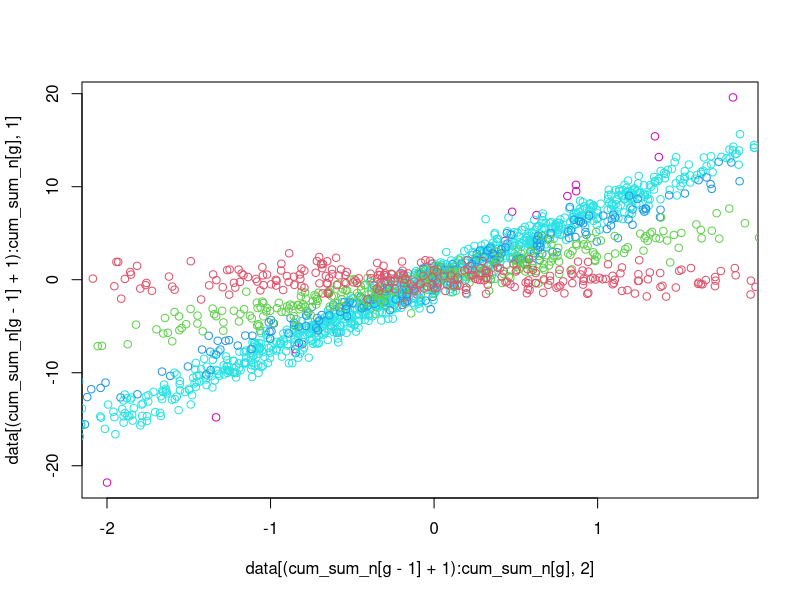
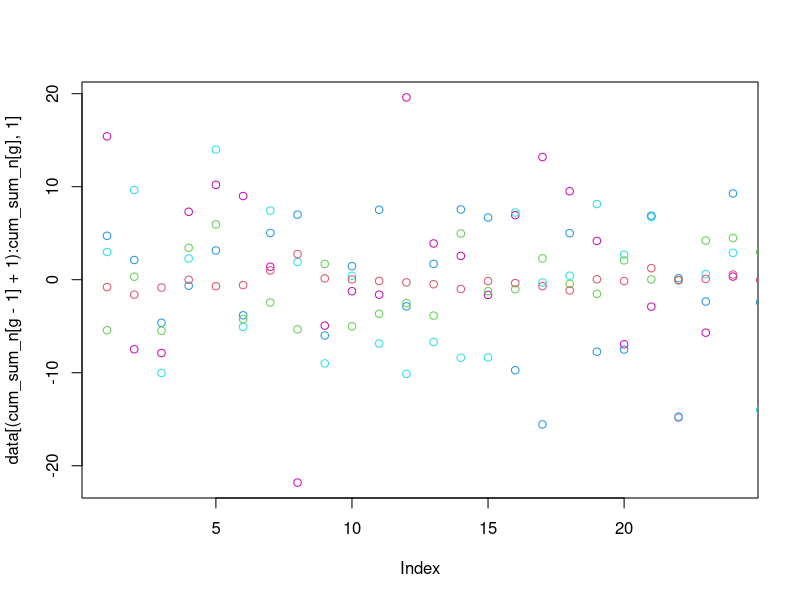

Generate these figures, in order, with R: (Note: this script raises an error after producing the figures.)
library("pscl")
library("MCMCpack")
library(mvtnorm)


change_value = function(xx, new_values){
  
  # function necessary for convertion of labels,
  # accordingly to the applied reordering principle

  zz <- xx
  for (ii in 1:max(xx)){
    zz[xx == ii] <- new_values[ii]}
  return(zz)
}


## generate the observations accordingly to the data generating process implied by the model 
# number of componets in the mixture
G <- 5

# length of time series is dependent on the lengths of individual components
# vector n records the lengths of the individual series; we draw them randomly
n <- round(runif(G) * 1000, 0)
#n <- rep(300, G)
# the total number of observations is implied by the length of the individual components
N <- sum(n)

## generate explanatory variables Xs for each of the G components in the mixture of regression models 

# Parameter telling how many explanatory variable there are in each equation;
# that is the maximal possible number of parameters, in practice the algorithm would be pointing at how many there should be
numXs <- 1

dimG <- rep(numXs, G)

# this artificial variable is necessary to know which parameters to choose from the vector of betas
cumDimG <- cumsum(dimG)

# We simulate N observation of the explanatory variables 
simData <- list()
for (g in 1:G){
  simData[[g]] <- matrix(rnorm(n[g] * dimG[g], 0, 1), n[g], dimG[g])
}

## define data generating process

# vector of beta parameters
betas <- (1:sum(dimG) * 2 ) + rnorm(sum(dimG),0,1)
#betas <-   rnorm(sum(dimG),0,2)

# lets keep them ordered properly
reorderWay <-  order(betas)
betas <- betas[reorderWay]
#betas <- abs(rnorm(sum(dimG), 0, 5))

# vector of sigma_g group specific parameters
sigmas <- rep(1, G) 

## simulate from the data generating process
# for every component of the regression mixture we need to select the variables which enter into the data generating process;
# define a list which will keep the indexes of those variables among 1:numXs
variable_selector = {}

# randomly select the variables that would be entering each regression component;
# the necessary indexes are sampled from multinomial distribution with equal probability (for each external variable)
for (g in 1:G){
  variable_selector[[g]] <- which(rmultinom(1, numXs, rep(1/numXs, numXs) ) > 0) }

# those indexes are applied in regression to appropriately select the variables
for (g in 1:G){
  y <- NULL
 
  print(betas[ (max(cumDimG[g-1],0) + 1) : cumDimG[g] ])
  
  for (i in 1:n[g]){
    # take appropriate parameters from the beta vector, accordingly to the values in variable selector
    y[i] <- rnorm(1, simData[[g]][i, variable_selector[[g]]] %*%
                    betas[ (max(cumDimG[g-1],0) + 1) : cumDimG[g] ][variable_selector[[g]]], sqrt(sigmas[g]) )    
  }
  simData[[g]] <- cbind(y, simData[[g]])
} 

# stack all data together and introduce a label for the true observations
z_true <- rep(NA, N, 1)
data <- NULL
for (g in 1:G){
  # stack the data component by component
  data <- rbind(data, simData[[g]])
  
  # attach the true labels to the respective observations
  z_true[((g-1) * n[g] + 1) : (g * n[g])] <- g
}

# plot join scatterplot
cum_sum_n <- cumsum(n)
cum_sum_n <- c(0, cum_sum_n)
for (g in (G+1):1){
    if (g==(G+1)){
      plot(data[ (cum_sum_n[g-1] + 1) : cum_sum_n[g], 2], data[ (cum_sum_n[g-1] + 1) : cum_sum_n[g], 1 ], col = g) 
    } else {
      if (g>1){
      points(data[ (cum_sum_n[g-1] + 1) : cum_sum_n[g] , 2], data[ (cum_sum_n[g-1] + 1) : cum_sum_n[g] , 1], col = g) }
      
    }
}

# plot the final dependent variable data only
for (g in (G+1):1){
  if (g==(G+1)){
    plot(data[ (cum_sum_n[g-1] + 1) : cum_sum_n[g], 1 ], col = g) 
  } else {
    if (g>1){
      points(data[ (cum_sum_n[g-1] + 1) : cum_sum_n[g] , 1], col = g) }
    
  }
}

## Priors
# priors for beta: we assume G components, and number of coefficinets accordingly to the number of parameters in the regression
muBeta <- matrix(0, G, numXs)

# priors for sigmaG
ag <- 3
bg <- 1/2
shSigma <- ag # shape parameter for inverted gamma
raSigma <- bg^(-1)

## initialization of the mcmc
# number of iterations in the MCMC chain
nSim <- 3000

# container for sampled beta parameters
mBeta <- array(NA, dim = c(nSim, numXs, G))

# draw the first beta for every group

# varaince of beta parameters is necessary to start sampling
VBeta <- diag(numXs) * 100
for (g in 1:G){
  # sample initial draw of beta from the prior 
  mBeta[1, ,g] <-  rmvnorm(1, (muBeta[g, ]), VBeta)
}

## probability of inclusion for each variable
probs <- array(NA, dim = c(nSim, numXs, G))
# at the beginning let us assume that all the variables are necessary as regressors
probs[1, , ] <- 1

# container for probability of inclusion for variables in the regression (this container is used to keep the probabilities in a temporary way)
probPro <- matrix(NA, numXs, 1)

# container for sigma2
mSigma2 <- matrix(NA, nSim, G)
# draw sigma, it is group specific
mSigma2[1,] <- rigamma(1, shSigma, raSigma)

# for pi, component probability (pi_g's) 
mPi <- matrix(NA, nSim, G)
# to draw fom the prior of pi we need to bring in the prior hyperparameters alpha's
alphaPrior <- n
# draw first value of p for every observation in the sample
mPi[1,] <- rdirichlet(1, alphaPrior)





# for zi
z <- matrix(NA, nSim, N*G)

# the group 
for (t in 1:(N*G)){
  z[1, t] <- which(rmultinom(1, 1, mPi[1,]) == 1)
}

# read in the data in the appropriate variables
X <- as.matrix(data[,2:(numXs+1)])
y <- as.matrix(data[,1])

# record the amounts of observations in each component
ng <- matrix(NA, nSim,G)
# for the first one we just assume they are equal
ng[1,] <- N * G / G

#hyperparameter for variable selection
tau <- sqrt(.0000001)
c <- sqrt(9/tau^2)
# prior probability for the value to be included in the regression
p <- 1/2

for (i in 2:nSim){
  if (i %% 100 == 0){print(i)}
  #print(i)
  
  for (t in 1:(N*G)){
    fig <- NULL
    for (g in 1:G){
      fig[g] <- dnorm(y[t,1], X[t,] %*% mBeta[i-1, , g], sqrt(mSigma2[i-1,g]) ) * mPi[i-1,g] 
    }
    if (all(fig) == 0){fig <- fig + 1/G}
    
    z[i, t] <- which( rmultinom(1, 1, fig/sum(fig) ) == 1)
  }
  

  
  for (g in 1:G){
    
    for (j in 1 : numXs){
      VBeta[j, j] <- probs[i - 1, j, g] * c^2 * tau^2 + (1 - probs[i - 1, j, g]) * tau^2
    } 
    
    DBeta <- solve( t( X[ z[i,] == g, ] ) %*% X[ z[i,] == g, ] / mSigma2[i-1,g] + solve(VBeta) )
    dBeta <- t(X[ z[i,] == g, ]) %*% y[z[i,] == g, 1] / mSigma2[i-1,g] + solve(VBeta) %*% muBeta[g,]
  
    mBeta[i,,g] <- rmvnorm(1, DBeta %*% dBeta, DBeta)
    ng[i,g] <- sum(z[i,] == g)
    
    mSigma2[i,g] <- rinvgamma(1, ng[i, g]/2 + shSigma, raSigma + 1/2 * t( y[z[i,] == g, 1] - (X[ z[i,] == g, ] %*% mBeta[i,,g]) ) %*% ( y[z[i,] == g, 1] - (X[ z[i,] == g, ] %*% mBeta[i,,g]) )  )
   # mSigma2[i,g] <- rinvgamma(1, ng[i, g]/2 + shSigma, 1/b + .5 * t(y-X %*% betas[t,]) %*% (y-X %*% betas[t,]) )
  }  
  
  reorderWay <-  order(mBeta[i,1,]) # ordering by one input only is wrong as it might be actually excluded from the explanatory variables, 
  # and then the parameter would be zero..., where in fact the parameter of the real betas was different than zero
  reorderWay <-  order(apply(mBeta[i,,],2,sum) )
  mBeta[i, ,] <- mBeta[i, ,reorderWay ]
  #probs[i, ,] <- probs[i, ,reorderWay ]
  ng[i,] <- ng[i, reorderWay]
  mSigma2[i,] <- mSigma2[i, reorderWay]
  
  mPi[i,] <- rdirichlet(1, alphaPrior + ng[i,])  

  # change numbers in z accordingly to the proper labeling
  z[i, ] <- change_value(z[i, ], reorderWay)
  
  
  
  # check the inclusion probability for each variable in every component of the mixture
  for (g in 1:G){  
    for (j in 1:numXs){
      
      if (p * dnorm(mBeta[i, j, g], 0, sqrt(c^2 * tau^2) ) == 0){
        probPro[j] <- 0  
      } else {
        probPro[j] <- ( p * dnorm(mBeta[i, j, g], 0, sqrt(c^2 * tau^2) ) 
                        / (p * dnorm(mBeta[i, j, g], 0, sqrt(c^2 * tau^2) ) + (1 - p) * dnorm(mBeta[i, j, g], 0, sqrt(tau^2) ) ) )
      }
      
      probs[i, j, g] <- rbinom(1, 1, probPro[j])
    }
  }
  
    
}

# print the variable inclusion probability
for (g in 1:G){ 
  print(  apply(probs[,,g], 2, mean) ) }

# print the variables' indexes which has been used in the regressions
print(variable_selector)

# print the average sampled betas
for (g in 1:G){ 
  print(  apply(mBeta[,,g], 2, mean) ) }
s
betasMat <- t(matrix(betas, numXs, G))
for (g in 1:G){
  # mask the initially simulated values with zero
  
  betasMat[g, setdiff((1: numXs), variable_selector[[g]]) ] <- 0
}

reorderWayBetas <-  order(apply(betasMat,1,sum) )

betasTrueReordered <- vec(t(betasMat[ reorderWayBetas, ]))
print(betasTrueReordered)

# apart from that the true labels need to be reordered
z_true_reordered <- change_value(z_true, reorderWayBetas)

# check how good it fits 
par(mfrow=c(5,2))
betas_counter = 1
for (g in 1:G){
  for (v in 1:numXs){
    plot(mBeta[, v, g])
    abline( h = betasTrueReordered[betas_counter], col = 'red') 
    betas_counter <- betas_counter + 1
  }
}


par(mfrow=c(5,2))
betas_counter = 1
for (g in 1:G){
  for (v in 1:numXs){
    plot(probs[, v, g])
    betas_counter <- betas_counter + 1
  }
}


## plot the true labeling vs the expected one
# based on the last draw from the sampler
plot(z[nSim, ], pch=40, main = 'The true vs estimated labeling', ylab = 'labels')
points(z_true_reordered, col = 'red')

# based on the mode of the last 500 samples from Gibbs
getmode <- function(v) {
  uniqv <- unique(v)
  uniqv[which.max(tabulate(match(v, uniqv)))]
}

estimated_z <-apply(z[(nSim-500+1):nSim, ], 2, getmode)

plot(estimated_z, pch=40, main = 'The true vs estimated labeling', ylab = 'labels')
points(z_true_reordered, col = 'red')

sum(z_true_reordered != estimated_z) / length(estimated_z)
